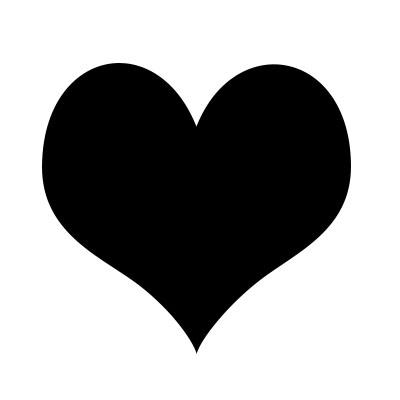
#> input picture assets/background/heart.jpg, 400 x 400 px
$ python make_JiuGongGe_images.py
#> lines starting #> are read from the running program, lines starting #| are printed output that depends on the picture
#!/usr/bin/env python
# coding: utf-8
from pathlib import Path
import cv2
import numpy as np
from matplotlib import pyplot as plt


def obtain_heart(bg_path, image_path):
    """将给定图像扣为心形"""
#> called with bg_path = './assets/background/heart.jpg', image_path = './assets/raw_images/1.jpg'

    heart_im = cv2.imread(bg_path)
#> heart_im is the input picture: shape (400, 400, 3); min 0, max 255, mean 162
    heart_im = cv2.cvtColor(heart_im, cv2.COLOR_BGR2GRAY)
#> heart_im: shape (400, 400)

    im = cv2.imread(image_path)
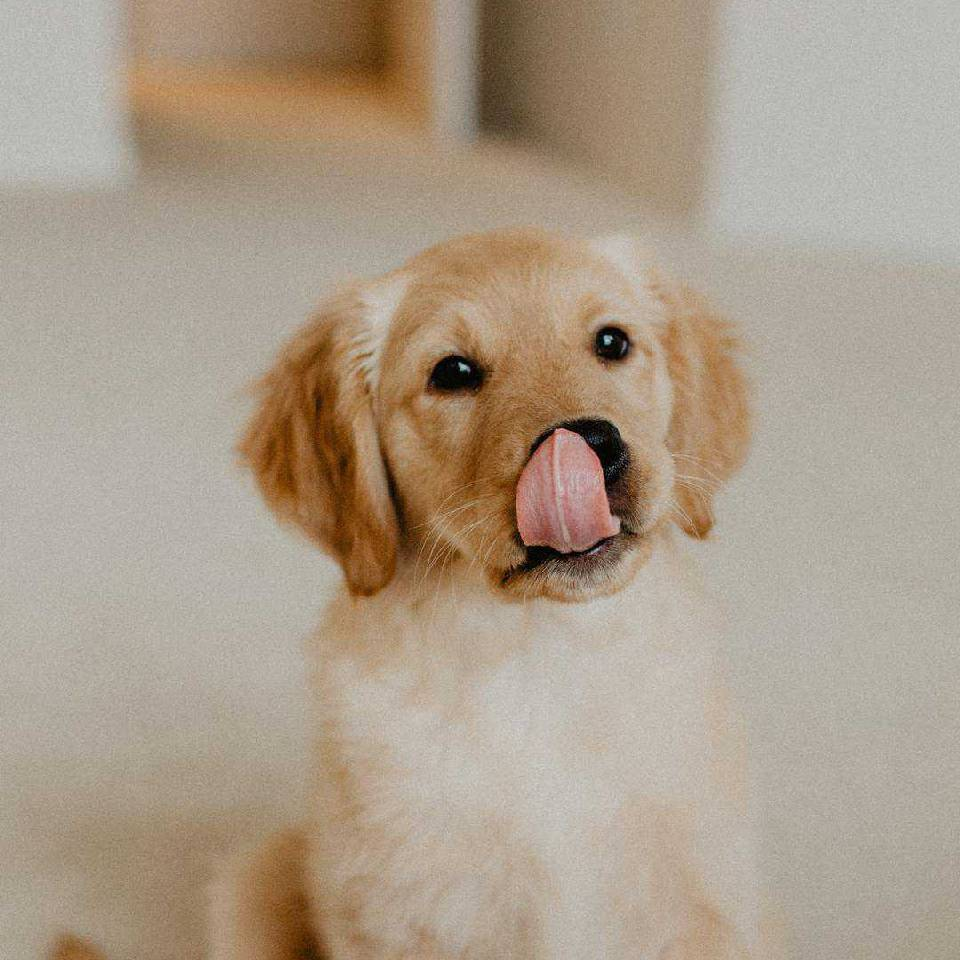
#> input picture assets/raw_images/1.jpg, 960 x 960 px
#> im is the input picture: shape (960, 960, 3); mean B, G, R 138.3, 156.3, 171.5
    im = cv2.resize(im, (heart_im.shape[1], heart_im.shape[0]))
#> im: shape (400, 400, 3)
    im_back = np.zeros_like(im)

    rows, cols = heart_im.shape[:2]
#> rows = 400; cols = 400
    for i in range(rows):
        for j in range(cols):
            if heart_im[i, j] == 0:
                im_back[i, j, :] = im[i, j, :]
            else:
                im_back[i, j, :] = 255
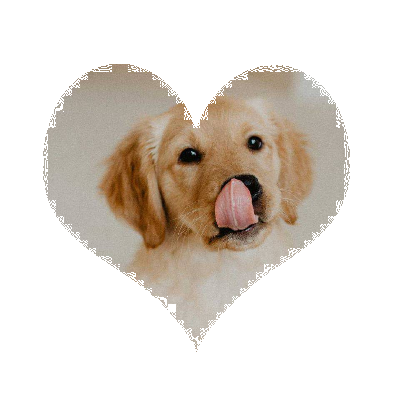
#> im_back: shape (400, 400, 3); mean B, G, R 209.9, 217.5, 224.7

    im_back = cv2.cvtColor(im_back, cv2.COLOR_BGR2RGB)
    return im_back


def split_nine_images(im, image_path):
    """将图像分为九部分，并保存到对应路径下"""
#> called with image_path = './assets/raw_images/1.jpg'

    height, width = im.shape[:2]
#> height = 400; width = 400
    big_line = max(height, width)
#> big_line = 400

    new_img = np.zeros([big_line, big_line, 3], np.uint8) + 255

    if height > width:
        edge = (big_line - width) // 2
        new_img[:, edge: width+edge, :] = im
    else:
        edge = (big_line - height) // 2
#> edge = 0
        new_img[edge: height+edge, :, :] = im

    sub_height, sub_width = int(big_line / 3), int(big_line / 3)
#> sub_height = 133; sub_width = 133

    save_result_dir = Path('./assets/results') / Path(image_path).stem
#> (the run stopped early here; a loop or call above may not have finished)
